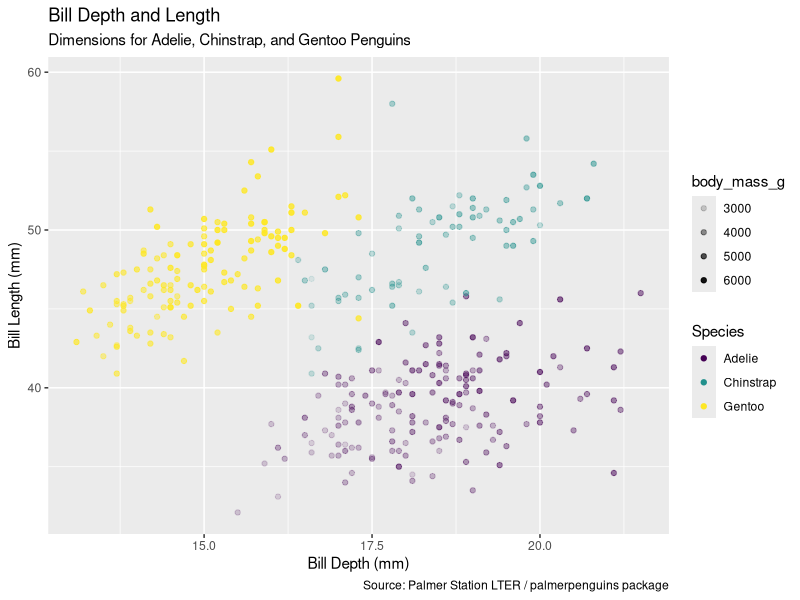
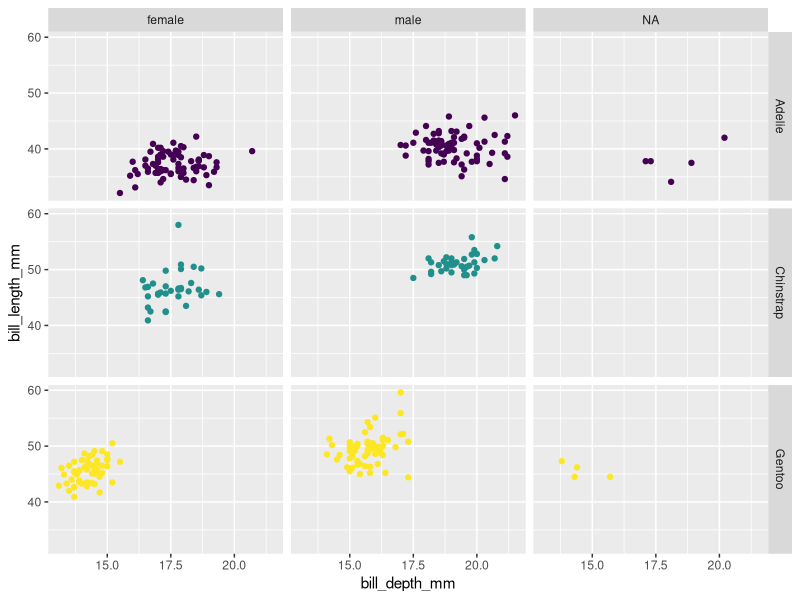

Write the R code that produced these figures, in order.
## This code is for practicing creating a plot
##
## Created by: Ellie S Jones
## Created on: 2026-09-14
## Last updated: 2026-09-14
####################################################################

## Load libraries, view the penguin data from Palmer Penguins package
library(tidyverse)
library(here)
library(palmerpenguins)
library(tidyverse)
glimpse(penguins)

## Code ggplot to develop a scatter plot of penguin data and specify the aesthetics using mapping
ggplot(data=penguins,
       mapping = aes(x=bill_depth_mm,
                     y=bill_length_mm,
                     color=species,
                     alpha=body_mass_g))+
  geom_point()+
  labs(title="Bill Depth and Length",
       subtitle="Dimensions for Adelie, Chinstrap, and Gentoo Penguins",
       x = "Bill Depth (mm)", y = "Bill Length (mm)",
       color = "Species",
       caption = "Source: Palmer Station LTER / palmerpenguins package")+
  scale_color_viridis_d()

## Code ggplot with a facet to explore relationships within the data
ggplot(penguins,
       aes(x=bill_depth_mm,
           y=bill_length_mm,
           color=species))+
  geom_point()+
  scale_color_viridis_d()+
  facet_grid(species~sex)+
  guides(color="none")
